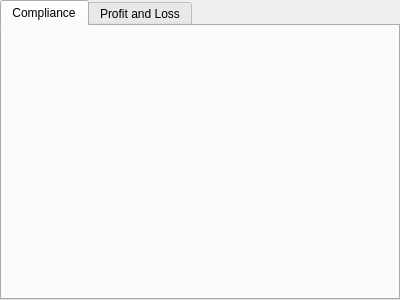
<?xml version="1.0" encoding="UTF-8"?>
<ui version="4.0">
 <class>GroupDirectoryViewWidget</class>
 <widget class="QWidget" name="GroupDirectoryViewWidget">
  <property name="geometry">
   <rect>
    <x>0</x>
    <y>0</y>
    <width>400</width>
    <height>300</height>
   </rect>
  </property>
  <property name="windowTitle">
   <string>Form</string>
  </property>
  <layout class="QVBoxLayout" name="verticalLayout">
   <property name="spacing">
    <number>0</number>
   </property>
   <property name="leftMargin">
    <number>0</number>
   </property>
   <property name="topMargin">
    <number>0</number>
   </property>
   <property name="rightMargin">
    <number>0</number>
   </property>
   <property name="bottomMargin">
    <number>0</number>
   </property>
   <item>
    <widget class="QTabWidget" name="m_tabs">
     <property name="currentIndex">
      <number>0</number>
     </property>
     <property name="documentMode">
      <bool>false</bool>
     </property>
     <widget class="Spire::ComplianceWidget" name="m_complianceTab">
      <attribute name="title">
       <string>Compliance</string>
      </attribute>
     </widget>
     <widget class="Spire::GroupProfitAndLossReportWidget" name="m_groupProfitAndLossReportTab">
      <attribute name="title">
       <string>Profit and Loss</string>
      </attribute>
     </widget>
    </widget>
   </item>
  </layout>
 </widget>
 <customwidgets>
  <customwidget>
   <class>Spire::GroupProfitAndLossReportWidget</class>
   <extends>QWidget</extends>
   <header>Spire/AccountViewer/GroupProfitAndLossReportWidget.hpp</header>
   <container>1</container>
  </customwidget>
  <customwidget>
   <class>Spire::ComplianceWidget</class>
   <extends>QWidget</extends>
   <header>Spire/AccountViewer/ComplianceWidget.hpp</header>
   <container>1</container>
  </customwidget>
 </customwidgets>
 <resources>
  <include location="../../Resources/Resources.qrc"/>
 </resources>
 <connections/>
</ui>
